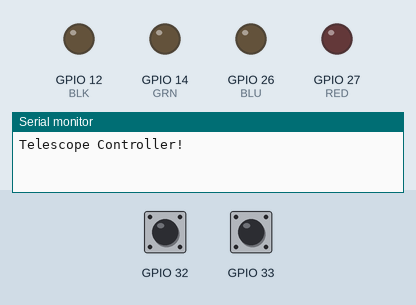
The sketch below on a simulated ESP32. On the bench: output pins drawn as LEDs (lit = HIGH), the last lines printed to the serial monitor. The test bench sets the inputs (shaded band); at power-on: GPIO 32 HIGH, GPIO 33 HIGH.

Above: at 2.2 s.
2.3 s: GPIO 32 pulled LOW for 0.15 s
At 2.45 s:
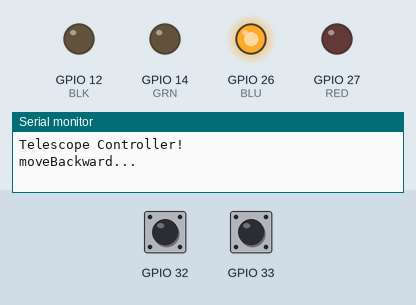
4.2 s: GPIO 33 pulled LOW for 0.15 s
At 4.36 s:
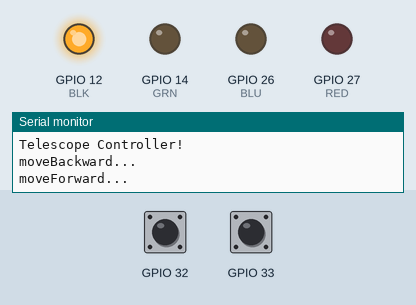
Timing chart, 0 to 7.2 s (numbered marks = the images above; inputs shaded):
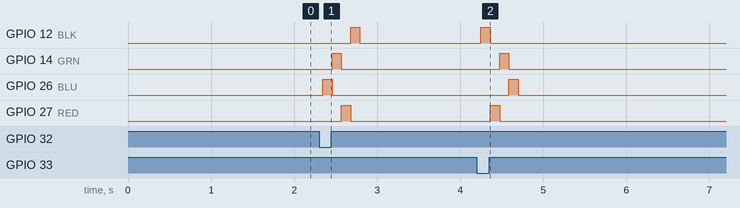

Measured:
- after the input at 2.3 s, GPIO 12 (BLK): LOW → HIGH after 0.38 s, → LOW 0.11 s later; GPIO 14 (GRN): LOW → HIGH after 0.16 s, → LOW 0.11 s later; GPIO 26 (BLU): LOW → HIGH at once, → LOW 0.11 s later; GPIO 27 (RED): LOW → HIGH after 0.27 s, → LOW 0.11 s later
- after the input at 4.2 s, GPIO 12 (BLK): LOW → HIGH after 0.05 s, → LOW 0.11 s later; GPIO 14 (GRN): LOW → HIGH after 0.27 s, → LOW 0.11 s later; GPIO 26 (BLU): LOW → HIGH after 0.39 s, → LOW 0.11 s later; GPIO 27 (RED): LOW → HIGH after 0.16 s, → LOW 0.11 s later

The sketch:

TelescopeController.ino
```cpp
// Telescope controller by isseikz(https://github.com/isseikz)
// Project: https://github.com/isseikz/TelescopeController

#define BLK 12
#define GRN 14
#define RED 27
#define BLU 26

#define THRESHOLD 40

#define STEPANGLE 0.9 // [deg/step]

bool isMovingForward  = false;
bool isMovingBackward = false;

float dps = 2; // [deg/s]
float delayTime = 1000/4 / (dps/STEPANGLE);

void swtMoveForward(){
  isMovingForward = true;
}

void swtMoveBackward(){
  isMovingBackward = true;
}

void changeStepper(int STATE_BLK, int STATE_GRN, int STATE_RED, int STATE_BLU){
  digitalWrite(BLK,STATE_BLK);
  digitalWrite(GRN,STATE_GRN);
  digitalWrite(RED,STATE_RED);
  digitalWrite(BLU,STATE_BLU);
}

void moveForward(){
//  BLK → GRN
//  changeStepper(HIGH, LOW, LOW, LOW);
  digitalWrite(BLK,HIGH);
  digitalWrite(GRN,LOW);
  digitalWrite(RED,LOW);
  digitalWrite(BLU,LOW);
  delay(delayTime);
//  RED → BLU
//  changeStepper(LOW, LOW, HIGH, LOW);
  digitalWrite(BLK,LOW);
  digitalWrite(GRN,LOW);
  digitalWrite(RED,HIGH);
  digitalWrite(BLU,LOW);
  delay(delayTime);
//  GRN → BLK
//  changeStepper(LOW, HIGH, LOW, LOW);
  digitalWrite(BLK,LOW);
  digitalWrite(GRN,HIGH);
  digitalWrite(RED,LOW);
  digitalWrite(BLU,LOW);
  delay(delayTime);
//  BLU → RED
//  changeStepper(LOW, LOW, LOW, HIGH);
  digitalWrite(BLK,LOW);
  digitalWrite(GRN,LOW);
  digitalWrite(RED,LOW);
  digitalWrite(BLU,HIGH);
  delay(delayTime);
}

void moveBackward(){
//  BLU → RED
  changeStepper(LOW, LOW, LOW, HIGH);
  delay(delayTime);
//  GRN → BLK
  changeStepper(LOW, HIGH, LOW, LOW);
  delay(delayTime);
//  RED → BLU
  changeStepper(LOW, LOW, HIGH, LOW);
  delay(delayTime);
//  BLK → GRN
  changeStepper(HIGH, LOW, LOW, LOW);
  delay(delayTime);
}

void stopMotion(){
  changeStepper(LOW, LOW, LOW, LOW);
  delay(delayTime);
}

void setup() {
  Serial.begin(115200);
  delay(1000);
  Serial.println("Telescope Controller!");

  pinMode(BLK, OUTPUT);
  pinMode(GRN, OUTPUT);
  pinMode(RED, OUTPUT);
  pinMode(BLU, OUTPUT);

  touchAttachInterrupt(T8, swtMoveForward,  THRESHOLD);
  touchAttachInterrupt(T9, swtMoveBackward, THRESHOLD);

}

void loop() {
  if(isMovingForward){
    Serial.println("moveForward...");
    isMovingForward = false;
    isMovingBackward = false;
    moveForward();
  }else if(isMovingBackward){
    Serial.println("moveBackward...");
    isMovingForward = false;
    isMovingBackward = false;
    moveBackward();
  }else{
    isMovingForward = false;
    isMovingBackward = false;
    stopMotion();
  }

}
```
